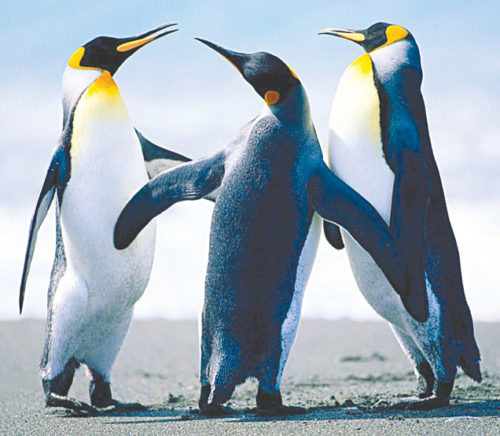
%> input picture penguin.jpg, 500 x 436 px
$ octave filteronsaltpepper.m   (GNU Octave 9; MATLAB toolbox functions it lacks are replaced by stand-ins)
%> lines starting %> are read from the running program, lines starting %| are printed output that depends on the picture
  A= imread('penguin.jpg');
%> A is the input picture: size 436x500x3 uint8; mean R, G, B 157.2, 171.7, 183.3
       I = rgb2gray(A);
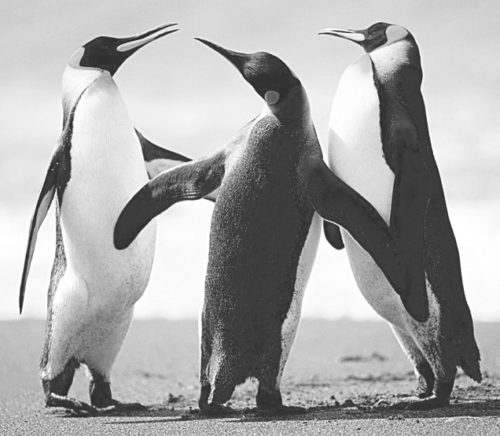
%> I: size 436x500 uint8; min 29, max 255, mean 168.7
       subplot(2,2,1);
       imshow(I);
       title('Original Image');
       w = imnoise(I,'salt & pepper',0.2);
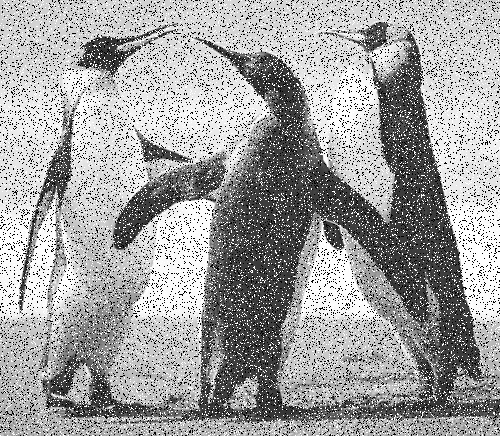
%> w: size 436x500 uint8; min 0, max 255, mean 160.3
       subplot(2,2,2)
       imshow(w)
       title('Salt and Pepper Noise');
       K = medfilt2(w);
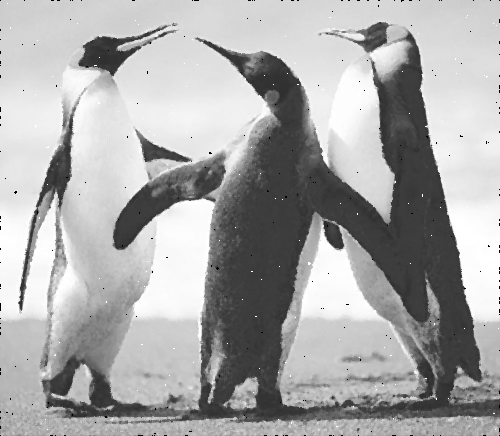
%> K: size 436x500 uint8; min 0, max 255, mean 168.4
       subplot(2,2,3)
       imshow(K)
       title('Filtered Image')
       m = medfilt2(K);
       subplot(2,2,4)
       imshow(m)
       title('Filtered Image2')

$ run again, with cancer11.jpg copied over penguin.jpg
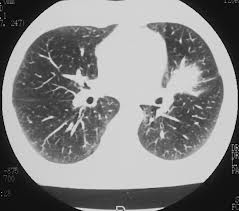
%> input picture cancer11.jpg, 239 x 211 px
%> A is the input picture: size 211x239x3 uint8; min 0, max 242, mean 133.1
%> `w = imnoise(I,'salt & pepper',0.2);`:
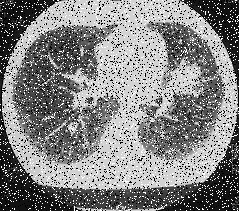
%> w: size 211x239 uint8; min 0, max 255, mean 131.8
%> `K = medfilt2(w);`:
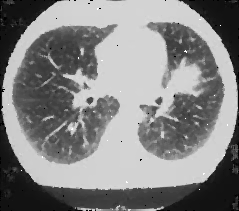
%> K: size 211x239 uint8; min 0, max 255, mean 132.4
